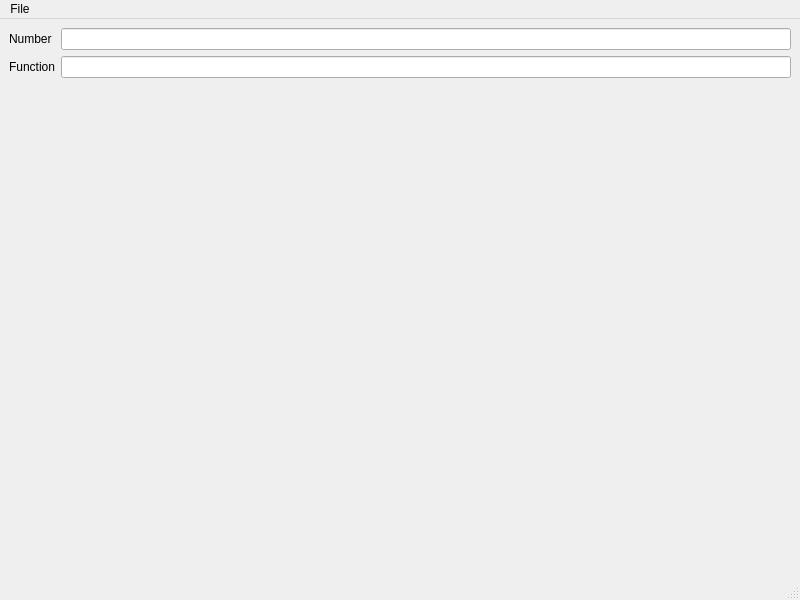
<?xml version="1.0" encoding="UTF-8"?>
<ui version="4.0">
 <class>MainWindow</class>
 <widget class="QMainWindow" name="MainWindow">
  <property name="geometry">
   <rect>
    <x>0</x>
    <y>0</y>
    <width>800</width>
    <height>600</height>
   </rect>
  </property>
  <property name="windowTitle">
   <string>MainWindow</string>
  </property>
  <widget class="QWidget" name="centralwidget">
   <layout class="QFormLayout" name="formLayout">
    <item row="0" column="0">
     <widget class="QLabel" name="label">
      <property name="text">
       <string>Number</string>
      </property>
     </widget>
    </item>
    <item row="0" column="1">
     <widget class="QLineEdit" name="t1"/>
    </item>
    <item row="1" column="0">
     <widget class="QLabel" name="label_2">
      <property name="text">
       <string>Function</string>
      </property>
     </widget>
    </item>
    <item row="1" column="1">
     <widget class="QLineEdit" name="t2"/>
    </item>
   </layout>
  </widget>
  <widget class="QMenuBar" name="menubar">
   <property name="geometry">
    <rect>
     <x>0</x>
     <y>0</y>
     <width>800</width>
     <height>22</height>
    </rect>
   </property>
   <widget class="QMenu" name="menuFile">
    <property name="title">
     <string>File</string>
    </property>
    <addaction name="actionSquare"/>
    <addaction name="actionCube"/>
    <addaction name="actionSqrRoot"/>
    <addaction name="actionCubeRoot"/>
   </widget>
   <addaction name="menuFile"/>
  </widget>
  <widget class="QStatusBar" name="statusbar"/>
  <action name="actioncube">
   <property name="text">
    <string>cube</string>
   </property>
  </action>
  <action name="actionsquare">
   <property name="text">
    <string>square</string>
   </property>
  </action>
  <action name="actionsquareroot">
   <property name="text">
    <string>squareroot</string>
   </property>
  </action>
  <action name="actionSquare">
   <property name="text">
    <string>Square</string>
   </property>
  </action>
  <action name="actionCube">
   <property name="text">
    <string>Cube</string>
   </property>
  </action>
  <action name="actionSqrRoot">
   <property name="text">
    <string>SqrRoot</string>
   </property>
  </action>
  <action name="actionCubeRoot">
   <property name="text">
    <string>CubeRoot</string>
   </property>
  </action>
 </widget>
 <resources/>
 <connections/>
</ui>
